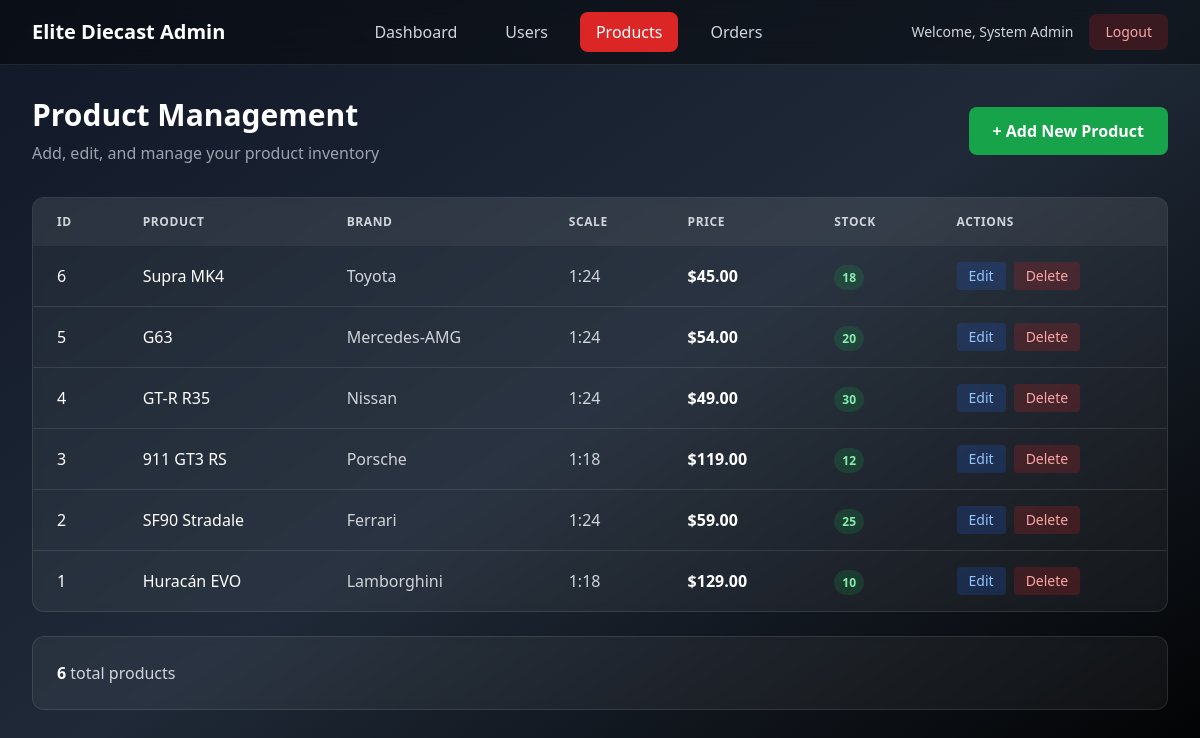
Screenshot of /admin/products.php (signed in) with the database file from the repository.
### tables this page shows
CREATE TABLE IF NOT EXISTS `products` (
  `id` INT UNSIGNED NOT NULL AUTO_INCREMENT,
  `name` VARCHAR(150) NOT NULL,
  `brand` VARCHAR(100) NOT NULL,
  `scale` VARCHAR(10) NOT NULL,             
  `variant` VARCHAR(120) NULL,              
  `year` SMALLINT NULL,
  `type` VARCHAR(50) NULL,                  
  `price` DECIMAL(10,2) NOT NULL,
  `stock` INT NOT NULL DEFAULT 0,
  `image_url` TEXT NULL,
  `created_at` TIMESTAMP NOT NULL DEFAULT CURRENT_TIMESTAMP,
  PRIMARY KEY (`id`)
);

### config.php (called while the page is built)
<?php
class Database
{
    private static ?\PDO $pdo = null;
    public static function getConnection(): \PDO
    {
        if (self::$pdo === null) {
            $host = '127.0.0.1';
            $db = 'car_showroom';
            $user = 'root';
            $pass = '';
            $dsn = "mysql:host=$host;dbname=$db;charset=utf8mb4";
            $options = [
                \PDO::ATTR_ERRMODE => \PDO::ERRMODE_EXCEPTION,
                \PDO::ATTR_DEFAULT_FETCH_MODE => \PDO::FETCH_ASSOC,
                \PDO::ATTR_EMULATE_PREPARES => false,
            ];
            self::$pdo = new \PDO($dsn, $user, $pass, $options);
        }
        return self::$pdo;
    }
}
?>

### admin/products.php (the view, shortened to what this page needs)
<?php
require_once __DIR__ . '/../config.php';
class Product {
    private int $id;
    private string $name;
    private string $brand;
    private string $scale;
    private float $price;
    private int $stock;
    public function __construct(
        int $id, string $name, string $brand, string $scale,
        ?string $variant, ?int $year, ?string $type,
        float $price, int $stock, ?string $imageUrl
    ) {
        $this->id = $id;
        $this->name = $name;
        $this->brand = $brand;
        $this->scale = $scale;
        $this->price = $price;
        $this->stock = $stock;
    }
    public function getId(): int { return $this->id; }
    public function getName(): string { return $this->name; }
    public function getBrand(): string { return $this->brand; }
    public function getScale(): string { return $this->scale; }
    public function getPrice(): float { return $this->price; }
    public function getStock(): int { return $this->stock; }
}
class ProductRepository {
    private PDO $pdo;
    public function __construct(PDO $pdo) {
        $this->pdo = $pdo;
    }
    public function getAllProducts(): array {
        $stmt = $this->pdo->query('SELECT * FROM products ORDER BY id DESC');
        $products = [];
        while ($row = $stmt->fetch()) {
            $products[] = $this->createProductFromRow($row);
        }
        return $products;
    }
    private function createProductFromRow(array $row): Product {
        return new Product(
            (int)$row['id'],
            $row['name'],
            $row['brand'],
            $row['scale'],
            $row['variant'],
            $row['year'] ? (int)$row['year'] : null,
            $row['type'],
            (float)$row['price'],
            (int)$row['stock'],
            $row['image_url']
        );
    }
}
$repo = new ProductRepository(Database::getConnection());
$showAddForm = isset($_GET['action']) && $_GET['action'] === 'add';
$editProduct = null;
$products = $repo->getAllProducts();
$adminName = $_SESSION['admin']['name'];
?>
<!DOCTYPE html>
<html lang="en">
<head>
    <script src="https://cdn.tailwindcss.com"></script>
</head>
<body class="bg-gradient-to-br from-gray-900 via-gray-800 to-black min-h-screen">
    <nav class="bg-black/40 backdrop-blur-md border-b border-white/10">
        <div class="max-w-7xl mx-auto px-4 sm:px-6 lg:px-8">
            <div class="flex justify-between items-center h-16">
                <div class="flex items-center">
                    <h1 class="text-xl font-bold text-white">Elite Diecast Admin</h1>
                </div>
                <div class="hidden md:flex space-x-4">
                    <a href="dashboard.php" class="text-gray-300 hover:text-white hover:bg-white/10 px-4 py-2 rounded-lg transition">Dashboard</a>
                    <a href="users.php" class="text-gray-300 hover:text-white hover:bg-white/10 px-4 py-2 rounded-lg transition">Users</a>
                    <a href="products.php" class="bg-red-600 text-white px-4 py-2 rounded-lg">Products</a>
                    <a href="orders.php" class="text-gray-300 hover:text-white hover:bg-white/10 px-4 py-2 rounded-lg transition">Orders</a>
                </div>
                <div class="flex items-center space-x-4">
                    <span class="text-gray-300 text-sm">Welcome, <?php echo htmlspecialchars($adminName); ?></span>
                    <a href="logout.php" class="bg-red-600/20 hover:bg-red-600 text-red-300 hover:text-white px-4 py-2 rounded-lg transition text-sm">
                        Logout
                    </a>
                </div>
            </div>
        </div>
    </nav>
    <main class="max-w-7xl mx-auto px-4 sm:px-6 lg:px-8 py-8">
        <div class="mb-8 flex justify-between items-center">
            <div>
                <h2 class="text-3xl font-bold text-white mb-2">Product Management</h2>
                <p class="text-gray-400">Add, edit, and manage your product inventory</p>
            </div>
            <?php if (!$showAddForm && !$editProduct): ?>
                <a href="?action=add" class="bg-green-600 hover:bg-green-700 text-white px-6 py-3 rounded-lg transition font-semibold">
                    + Add New Product
                </a>
            <?php endif; ?>
        </div>
        <div class="bg-white/5 backdrop-blur-sm rounded-xl overflow-hidden border border-white/10">
            <div class="overflow-x-auto">
                <table class="w-full">
                    <thead class="bg-white/5">
                        <tr>
                            <th class="px-6 py-4 text-left text-xs font-semibold text-gray-300 uppercase tracking-wider">ID</th>
                            <th class="px-6 py-4 text-left text-xs font-semibold text-gray-300 uppercase tracking-wider">Product</th>
                            <th class="px-6 py-4 text-left text-xs font-semibold text-gray-300 uppercase tracking-wider">Brand</th>
                            <th class="px-6 py-4 text-left text-xs font-semibold text-gray-300 uppercase tracking-wider">Scale</th>
                            <th class="px-6 py-4 text-left text-xs font-semibold text-gray-300 uppercase tracking-wider">Price</th>
                            <th class="px-6 py-4 text-left text-xs font-semibold text-gray-300 uppercase tracking-wider">Stock</th>
                            <th class="px-6 py-4 text-left text-xs font-semibold text-gray-300 uppercase tracking-wider">Actions</th>
                        </tr>
                    </thead>
                    <tbody class="divide-y divide-white/10">
                        <?php if (!empty($products)): ?>
                            <?php foreach ($products as $product): ?>
                                <tr class="hover:bg-white/5 transition">
                                    <td class="px-6 py-4 text-white"><?php echo $product->getId(); ?></td>
                                    <td class="px-6 py-4 text-white"><?php echo htmlspecialchars($product->getName()); ?></td>
                                    <td class="px-6 py-4 text-gray-300"><?php echo htmlspecialchars($product->getBrand()); ?></td>
                                    <td class="px-6 py-4 text-gray-300"><?php echo htmlspecialchars($product->getScale()); ?></td>
                                    <td class="px-6 py-4 text-white font-semibold">$<?php echo number_format($product->getPrice(), 2); ?></td>
                                    <td class="px-6 py-4">
                                        <span class="px-2 py-1 rounded-full text-xs font-semibold
                                            <?php echo $product->getStock() < 5 ? 'bg-red-600/20 text-red-300' : ($product->getStock() < 10 ? 'bg-yellow-600/20 text-yellow-300' : 'bg-green-600/20 text-green-300'); ?>">
                                            <?php echo $product->getStock(); ?>
                                        </span>
                                    </td>
                                    <td class="px-6 py-4">
                                        <div class="flex space-x-2">
                                            <a href="?action=edit&id=<?php echo $product->getId(); ?>"
                                                class="bg-blue-600/20 hover:bg-blue-600 text-blue-300 hover:text-white px-3 py-1 rounded transition text-sm">
                                                Edit
                                            </a>
                                            <a href="?action=delete&id=<?php echo $product->getId(); ?>"
                                                onclick="return confirm('Are you sure you want to delete this product?');"
                                                class="bg-red-600/20 hover:bg-red-600 text-red-300 hover:text-white px-3 py-1 rounded transition text-sm">
                                                Delete
                                            </a>
                                        </div>
                                    </td>
                                </tr>
                            <?php endforeach; ?>
                        <?php else: ?>
                            <tr>
                                <td colspan="7" class="px-6 py-8 text-center text-gray-400">No products found</td>
                            </tr>
                        <?php endif; ?>
                    </tbody>
                </table>
            </div>
        </div>
        <div class="mt-6 bg-white/5 backdrop-blur-sm rounded-xl p-6 border border-white/10">
            <p class="text-gray-300">
                <span class="font-semibold text-white"><?php echo count($products); ?></span> total products
            </p>
        </div>
    </main>
</body>
</html>

### rows the page displays
products: id "6", name "Supra MK4", brand "Toyota", scale "1:24", price "45.00", stock "18"
products: id "5", name "G63", brand "Mercedes-AMG", scale "1:24", price "54.00", stock "20"
products: id "4", name "GT-R R35", brand "Nissan", scale "1:24", price "49.00", stock "30"
products: id "3", name "911 GT3 RS", brand "Porsche", scale "1:18", price "119.00", stock "12"
products: id "2", name "SF90 Stradale", brand "Ferrari", scale "1:24", price "59.00", stock "25"
products: id "1", name "Huracán EVO", brand "Lamborghini", scale "1:18", price "129.00", stock "10"

### other values shown
$adminName "System Admin"
count($products) "6"
